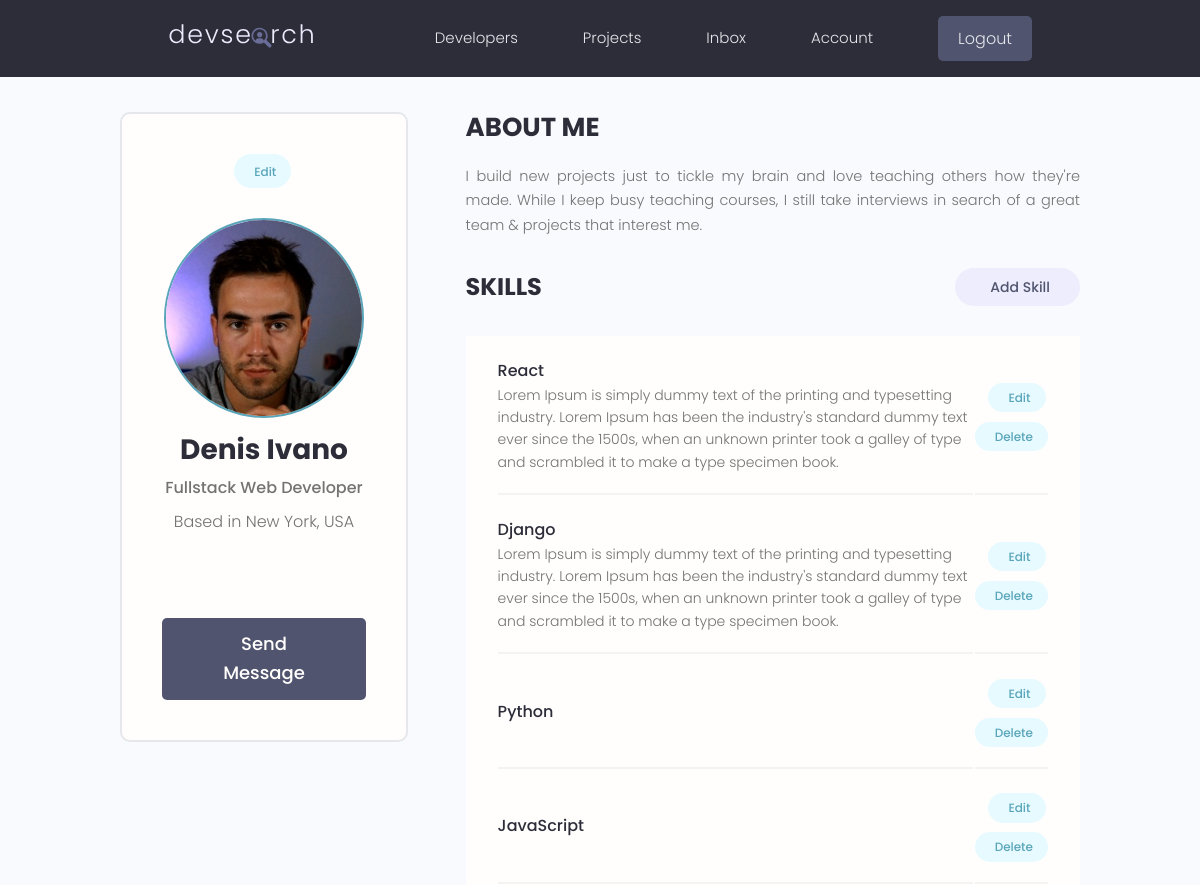
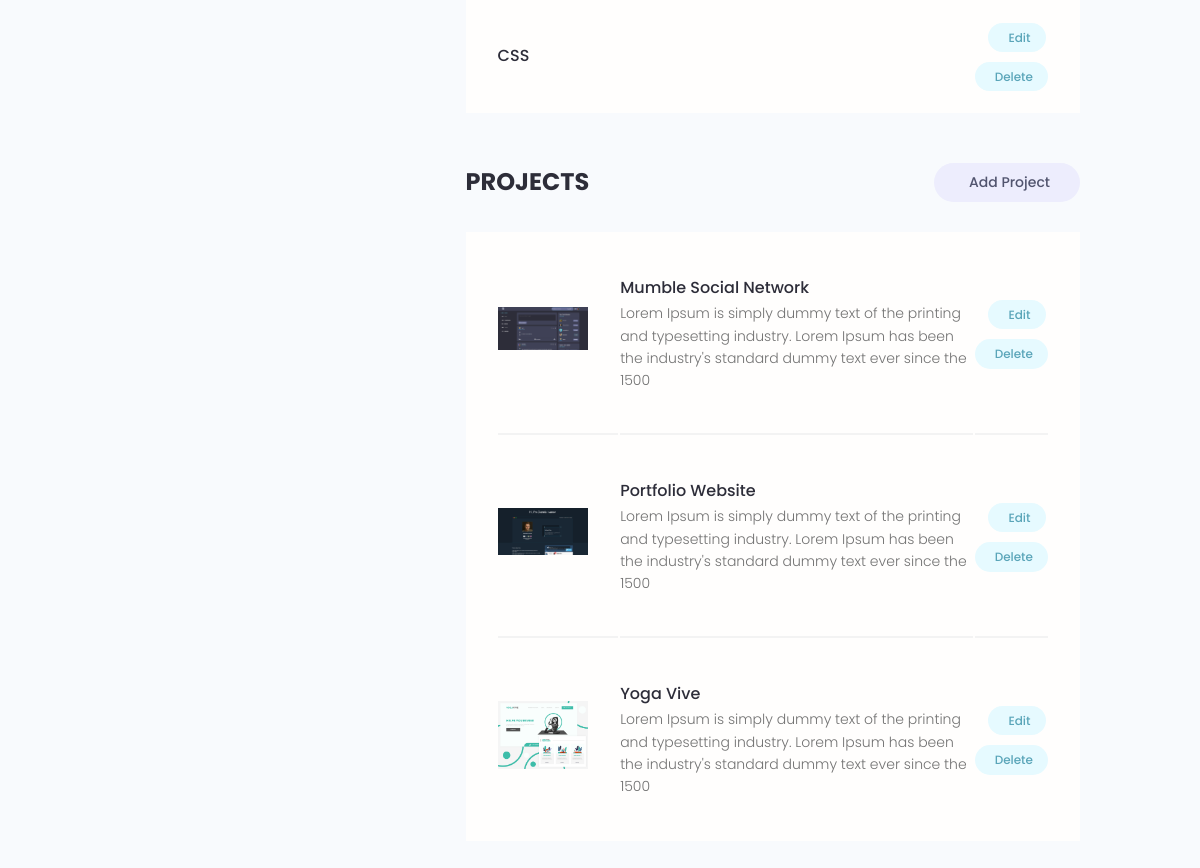
Screenshot of /account/ (signed in) with the database file from the repository (2 pictures, top to bottom).
### users/models.py (models this page shows, shortened)
class Profile(models.Model):
    user = models.OneToOneField(
        User, on_delete=models.CASCADE, null=True, blank=True)
    name = models.CharField(max_length=200, blank=True, null=True)
    email = models.EmailField(max_length=500, blank=True, null=True)
    username = models.CharField(max_length=200, blank=True, null=True)
    location = models.CharField(max_length=200, blank=True, null=True)
    short_intro = models.CharField(max_length=200, blank=True, null=True)
    bio = models.TextField(blank=True, null=True)
    profile_image = models.ImageField(
        null=True, blank=True, upload_to='profiles/', default='profiles/user-default.png')
    social_github = models.CharField(max_length=200, blank=True, null=True)
    social_twitter = models.CharField(max_length=200, blank=True, null=True)
    social_linkedin = models.CharField(max_length=200, blank=True, null=True)
    social_youtube = models.CharField(max_length=200, blank=True, null=True)
    social_website = models.CharField(max_length=200, blank=True, null=True)
    created = models.DateTimeField(auto_now_add=True)
    id = models.UUIDField(default=uuid.uuid4, unique=True,
                          primary_key=True, editable=False)

class Skill(models.Model):
    owner = models.ForeignKey(
        Profile, on_delete=models.CASCADE, null=True, blank=True)
    name = models.CharField(max_length=200, blank=True, null=True)
    description = models.TextField(null=True, blank=True)
    created = models.DateTimeField(auto_now_add=True)
    id = models.UUIDField(default=uuid.uuid4, unique=True,
                          primary_key=True, editable=False)

### projects/models.py (models this page shows, shortened)
class Project(models.Model):
    owner = models.ForeignKey(Profile, null=True, blank=True, on_delete=models.SET_NULL)
    title = models.CharField(max_length=200)
    description = models.TextField(null=True, blank=True)
    featured_image = models.ImageField(null=True, blank=True, default='default.jpg')  # default='default.jpg': to specify an image by default that will be added if we don't add our own.
    demo_link = models.CharField(max_length=2000, null=True, blank=True)
    source_link = models.CharField(max_length=2000, null=True, blank=True)
    tags = models.ManyToManyField('Tag', blank=True)  # 'Tag': related to Tag class. we can also using ManyToManyField(Tag), but the Tag class should move above the Project class
    vote_total = models.IntegerField(default=0, null=True, blank=True)
    vote_ratio = models.IntegerField(default=0, null=True, blank=True)
    created = models.DateTimeField(auto_now_add=True)
    id = models.UUIDField(default=uuid.uuid4, unique=True,
                          primary_key=True, editable=False)
    class Meta:
        ordering = ['-vote_ratio', '-vote_total', 'title']  # sort by high vote_ratio by value with high vote_total by value and first title by keyword

### users/views.py (the view)
# urls.py: path('account/', views.userAccount, name='account'),
@login_required(login_url='login')
def userAccount(request):
    profile = request.user.profile
    skills = profile.skill_set.all()
    projects = profile.project_set.all()
    context = {'profile': profile, 'skills': skills, 'projects': projects}
    return render(request, 'users/account.html', context)

### users/templates/users/account.html (shortened to what this page needs)
{% extends 'main.html' %}
{% block content %}
  <main class="settingsPage profile my-md">
    <div class="container">
      <div class="layout">
        <div class="column column--1of3">
          <div class="card text-center">
            <div class="card__body dev">
              <a class="tag tag--pill tag--main settings__btn" href="{% url 'edit-account' %}"> Edit</a>
              <img class="avatar avatar--xl dev__avatar" src="{{ profile.profile_image.url }}">
              <h2 class="dev__name">{{ profile.name }}</h2>
              <p class="dev__title">{{ profile.short_intro }}</p>
              <p class="dev__location">Based in {{ profile.location }}</p>
              <ul class="dev__social">
              </ul>
              <a href="#" class="btn btn--sub btn--lg">Send Message </a>
            </div>
          </div>
        </div>
        <div class="column column--2of3">
          <div class="devInfo">
            <h3 class="devInfo__title">About Me</h3>
            <p class="devInfo__about">
              {{ profile.bio }}
            </p>
          </div>
          <div class="settings">
            <h3 class="settings__title">Skills</h3>
            <a class="tag tag--pill tag--sub settings__btn tag--lg" href="{% url 'create-skill' %}"> Add Skill</a>
          </div>
          <table class="settings__table">
            {% for skill in skills  %}
              <tr>
                <td class="settings__tableInfo">
                  <h4>{{ skill.name }}</h4>
                  <p>
                    {{ skill.description }}
                  </p>
                </td>
                <td class="settings__tableActions">
                  <a class="tag tag--pill tag--main settings__btn" href="{% url 'update-skill' skill.id %}"> Edit</a>
                  <a class="tag tag--pill tag--main settings__btn" href="{% url 'delete-skill' skill.id %}?next=/account">
                    Delete</a>
                </td>
              </tr>
            {% endfor %}
          </table>
          <div class="settings">
            <h3 class="settings__title">Projects</h3>
            <a class="tag tag--pill tag--sub settings__btn tag--lg" href="{% url 'create-project' %}"> Add Project</a>
          </div>
          <table class="settings__table">
            {% for project in projects  %}
              <tr>
                <td class="settings__thumbnail">
                  <a href="{% url 'project' project.id %}"><img src="{{ project.featured_image.url }}" alt="Project Thumbnail" /></a>
                </td>
                <td class="settings__tableInfo">
                  <a href="{% url 'project' project.id %}">{{ project.title }}</a>
                  <p>
                    {{ project.description|slice:'150' }}
                  </p>
                </td>
                <td class="settings__tableActions">
                  <a class="tag tag--pill tag--main settings__btn" href="{% url 'update-project' project.id %}"> Edit</a>
                  <a class="tag tag--pill tag--main settings__btn" href="{% url 'delete-project' project.id %}?next=/account">
                    Delete</a>
                </td>
              </tr>
            {% endfor %}
          </table>
        </div>
      </div>
    </div>
  </main>
{% endblock content %}

### static/styles/app.css (style rules this page uses)
:root { --color-sub: #2d2d39; }
.btn--sub { background-color: var(--color-sub-light); }
.card { border: 2px solid var(--color-light); }
img { width: 100%; }
.profile .card > .dev { padding: 4rem; }
.dev__avatar { display: block; margin: auto; }
.dev__name { color: var(--color-sub); font-size: 2.8rem; font-weight: 700; margin-top: 1rem; margin-bottom: 0.5rem; }
.dev__title { font-size: 1.6rem; font-weight: 500; line-height: 1.3; }
.dev__location { margin-top: 1rem; }
.dev__social { margin: 3rem 0; list-style: none; display: flex; justify-content: center; gap: 1.5rem; }
.devInfo { margin-bottom: 3rem; }
.devInfo__title, .devInfo__subtitle { font-size: 2.6rem; color: var(--color-sub); text-transform: uppercase; font-weight: 700; margin-bottom: 1.5rem; }
.devInfo__about, .devSkill__info { font-size: 1.45rem; line-height: 1.7; text-align: justify; }
.settingsPage .dev > .settings__btn { display: inline-block; margin-bottom: 3rem; }
.settings { display: flex; justify-content: space-between; align-items: center; }
.settings__title { font-size: 2.4rem; text-transform: uppercase; font-weight: 700; color: var(--color-sub); }
.settings__table { margin-top: 3rem; margin-bottom: 5rem; padding: 0 3rem; background: var(--color-white); }
.settings__table tr { width: 100%; }
.settings__table tr > td { padding: 2rem 0; }
.settings__table tr:not(:last-child) td { border-bottom: 2px solid var(--color-white-light); }
.settings__thumbnail { width: 23%; min-width: 10rem; }
.settings__thumbnail img { padding-right: 3rem; height: 15rem; object-fit: contain; }
.settings__tableInfo { width: 100%; }
.settings__tableInfo h4, .settings__tableInfo a { padding-right: 1rem; width: auto; font-size: 1.6rem; font-weight: 500; color: var(--color-sub); }
.settings__tableInfo p { font-size: 1.4rem; }
.settings__tableActions { text-align: right; }

### static/uikit/styles/modules/_variables.css (style rules this page uses)
:root { --color-main: #5aa5b9; --color-main-light: #e6faff; --color-sub: #3f4156; --color-sub-light: #51546e; --color-sub-lighter: #ededfd; --color-text: #737373; --color-gray: #8b8b8b; --color-light: #e5e7eb; --color-light-gray: #767676; --color-bg: #f8fafd; --color-white: #fffefd; --color-white-light: #f3f3f3; --color-success: #359e64; --color-success-bg: #def8e8; --color-error: #fc4b0b; --color-error-bg: #fff2ee; --font-base: 'Poppins', arial, helvetica, 'Segoe UI', roboto, ubuntu, sans-serif; --font-monospace: 'Fira Code', 'Courier New', courier, monospace; --font-regular: 300; --font-medium: 500; --font-bold: 700; --generic-shadow: 1px 1px 5px #00000010; --generic-transition: all 0.3s ease-in-out; }

### static/uikit/styles/modules/_base.css (style rules this page uses)
* { margin: 0; padding: 0; box-sizing: border-box; text-rendering: optimizeLegibility; color: inherit; font-size: inherit; }
html { font-size: 50%; }
@media only screen and (min-width: 480px) { html { font-size: 56.25%; } }
@media only screen and (min-width: 1200px) { html { font-size: 62.5%; } }
body { line-height: 1.6; font-weight: 400; font-size: 1.5rem; color: var(--color-text); background-color: var(--color-bg); min-height: 100vh; }

### static/uikit/styles/modules/_typography.css (style rules this page uses)
* { font-family: var(--font-base); }
h2 { font-size: 3.6rem; font-weight: var(--font-bold); }
h3 { font-size: 3.2rem; font-weight: var(--font-medium); }
h4 { font-size: 2.8rem; font-weight: var(--font-medium); }
p, span, strong { font-size: 1.6rem; color: var(--color-text); font-weight: var(--font-regular); }
a { padding-bottom: 2px; text-decoration: none; display: inline-block; color: var(--color-main); font-weight: var(--font-medium); }

### static/uikit/styles/modules/_utilities.css (style rules this page uses)
.container { width: 92%; max-width: 165rem; margin: 0 auto; box-sizing: border-box; }
@media screen and (min-width: 1000px) { .container { width: 90%; } }
@media screen and (min-width: 1200px) { .container { width: 80%; } }
.text-center { text-align: center; }
.my-md { margin: 3rem auto; }

### static/uikit/styles/modules/_avatar.css (style rules this page uses)
.avatar { border-radius: 50%; border: 2px solid var(--color-main); object-fit: cover; }
.avatar--xl { height: 20rem; width: 20rem; }

### static/uikit/styles/modules/_card.css (style rules this page uses)
.card { border-radius: 1rem; background-color: var(--color-white); border: 1.5px solid var(--color-light); width: auto; height: auto; margin-top: 0.5rem; margin-bottom: 0.5rem; overflow: hidden; }
.card__body, .card__header { padding: 2rem 2.5rem; }

### static/uikit/styles/modules/_layout.css (style rules this page uses)
.layout { display: flex; flex-flow: row wrap; justify-content: space-between; }
.layout > .column { margin-bottom: 3rem; }
.layout > .column.column--1of3 { flex-basis: 30%; }
.layout > .column.column--2of3 { flex-basis: 64%; }

### rows the page displays
Profile: profile_image (picture), name "Denis Ivano", short_intro "Fullstack Web Developer", location "New York, USA", bio "I build new projects just to tickle my brain and love teaching others how they're made. While I keep busy teaching courses, I still take interviews in search of a great team & projects that interest me."
Skill: name "React", description "Lorem Ipsum is simply dummy text of the printing and typesetting industry. Lorem Ipsum has been the industry's standard dummy text ever since the 1500s, when an unknown printer took a galley of type and scrambled it to make a type specimen book."
Skill: name "Django", description "Lorem Ipsum is simply dummy text of the printing and typesetting industry. Lorem Ipsum has been the industry's standard dummy text ever since the 1500s, when an unknown printer took a galley of type and scrambled it to make a type specimen book."
Skill: name "Python"
Skill: name "JavaScript"
Skill: name "CSS"
Project: featured_image (picture), title "Mumble Social Network", description "Lorem Ipsum is simply dummy text of the printing and typesetting industry. Lorem Ipsum has been the industry's standard dummy text ever since the 1500"
Project: featured_image (picture), title "Portfolio Website", description "Lorem Ipsum is simply dummy text of the printing and typesetting industry. Lorem Ipsum has been the industry's standard dummy text ever since the 1500"
Project: featured_image (picture), title "Yoga Vive", description "Lorem Ipsum is simply dummy text of the printing and typesetting industry. Lorem Ipsum has been the industry's standard dummy text ever since the 1500"
